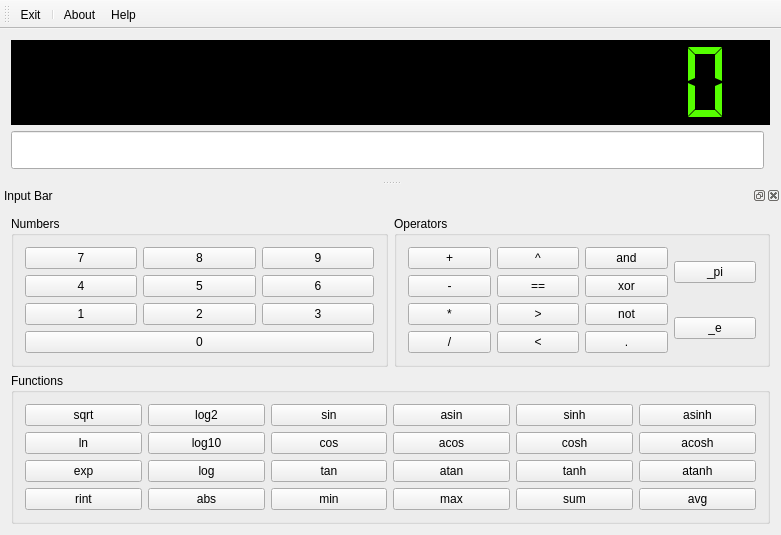
<?xml version="1.0" encoding="UTF-8"?>
<ui version="4.0">
 <class>QMathParser</class>
 <widget class="QMainWindow" name="QMathParser">
  <property name="geometry">
   <rect>
    <x>0</x>
    <y>0</y>
    <width>781</width>
    <height>535</height>
   </rect>
  </property>
  <property name="windowTitle">
   <string>QMathParser</string>
  </property>
  <property name="windowIcon">
   <iconset resource="qmathparser.qrc">
    <normaloff>:/qmp/resource/qmp.png</normaloff>:/qmp/resource/qmp.png</iconset>
  </property>
  <widget class="QWidget" name="centralWidget">
   <layout class="QGridLayout" name="gridLayout">
    <item row="0" column="0" colspan="2">
     <widget class="QLCDNumber" name="lcdres">
      <property name="styleSheet">
       <string notr="true">color: rgb(85, 255, 0);
background-color: rgb(0, 0, 0);</string>
      </property>
      <property name="numDigits">
       <number>16</number>
      </property>
      <property name="segmentStyle">
       <enum>QLCDNumber::Flat</enum>
      </property>
     </widget>
    </item>
    <item row="1" column="0">
     <widget class="QLineEdit" name="textEdit">
      <property name="font">
       <font>
        <family>STIXGeneral</family>
        <pointsize>16</pointsize>
        <italic>true</italic>
       </font>
      </property>
      <property name="text">
       <string/>
      </property>
     </widget>
    </item>
   </layout>
  </widget>
  <widget class="QDockWidget" name="dockWidget_2">
   <property name="windowTitle">
    <string>Input Bar</string>
   </property>
   <attribute name="dockWidgetArea">
    <number>8</number>
   </attribute>
   <widget class="QWidget" name="dockWidgetContents_2">
    <layout class="QGridLayout" name="gridLayout_4">
     <item row="0" column="0">
      <widget class="QGroupBox" name="groupBox_2">
       <property name="title">
        <string>Numbers</string>
       </property>
       <layout class="QGridLayout" name="gridLayout_5">
        <item row="2" column="0">
         <widget class="QPushButton" name="pushButton_35">
          <property name="text">
           <string>1</string>
          </property>
         </widget>
        </item>
        <item row="2" column="1">
         <widget class="QPushButton" name="pushButton_36">
          <property name="text">
           <string>2</string>
          </property>
         </widget>
        </item>
        <item row="1" column="0">
         <widget class="QPushButton" name="pushButton_37">
          <property name="text">
           <string>4</string>
          </property>
         </widget>
        </item>
        <item row="1" column="1">
         <widget class="QPushButton" name="pushButton_38">
          <property name="text">
           <string>5</string>
          </property>
         </widget>
        </item>
        <item row="1" column="2">
         <widget class="QPushButton" name="pushButton_39">
          <property name="text">
           <string>6</string>
          </property>
         </widget>
        </item>
        <item row="2" column="2">
         <widget class="QPushButton" name="pushButton_40">
          <property name="text">
           <string>3</string>
          </property>
         </widget>
        </item>
        <item row="0" column="0">
         <widget class="QPushButton" name="pushButton_41">
          <property name="text">
           <string>7</string>
          </property>
         </widget>
        </item>
        <item row="0" column="1">
         <widget class="QPushButton" name="pushButton_42">
          <property name="text">
           <string>8</string>
          </property>
         </widget>
        </item>
        <item row="0" column="2">
         <widget class="QPushButton" name="pushButton_43">
          <property name="text">
           <string>9</string>
          </property>
         </widget>
        </item>
        <item row="3" column="0" colspan="3">
         <widget class="QPushButton" name="pushButton_44">
          <property name="text">
           <string>0</string>
          </property>
         </widget>
        </item>
       </layout>
      </widget>
     </item>
     <item row="1" column="0" colspan="2">
      <widget class="QGroupBox" name="groupBox">
       <property name="title">
        <string>Functions</string>
       </property>
       <layout class="QGridLayout" name="gridLayout_3">
        <item row="0" column="0">
         <widget class="QPushButton" name="pushButton_27">
          <property name="text">
           <string>sqrt</string>
          </property>
         </widget>
        </item>
        <item row="0" column="1">
         <widget class="QPushButton" name="pushButton_24">
          <property name="text">
           <string>log2</string>
          </property>
         </widget>
        </item>
        <item row="0" column="2">
         <widget class="QPushButton" name="pushButton_12">
          <property name="text">
           <string>sin</string>
          </property>
         </widget>
        </item>
        <item row="0" column="3">
         <widget class="QPushButton" name="pushButton_15">
          <property name="text">
           <string>asin</string>
          </property>
         </widget>
        </item>
        <item row="0" column="4">
         <widget class="QPushButton" name="pushButton_18">
          <property name="text">
           <string>sinh</string>
          </property>
         </widget>
        </item>
        <item row="0" column="5">
         <widget class="QPushButton" name="pushButton_21">
          <property name="text">
           <string>asinh</string>
          </property>
         </widget>
        </item>
        <item row="1" column="0">
         <widget class="QPushButton" name="pushButton_28">
          <property name="text">
           <string>ln</string>
          </property>
         </widget>
        </item>
        <item row="1" column="1">
         <widget class="QPushButton" name="pushButton_25">
          <property name="text">
           <string>log10</string>
          </property>
         </widget>
        </item>
        <item row="1" column="2">
         <widget class="QPushButton" name="pushButton_13">
          <property name="text">
           <string>cos</string>
          </property>
         </widget>
        </item>
        <item row="1" column="3">
         <widget class="QPushButton" name="pushButton_16">
          <property name="text">
           <string>acos</string>
          </property>
         </widget>
        </item>
        <item row="1" column="4">
         <widget class="QPushButton" name="pushButton_19">
          <property name="text">
           <string>cosh</string>
          </property>
         </widget>
        </item>
        <item row="1" column="5">
         <widget class="QPushButton" name="pushButton_22">
          <property name="text">
           <string>acosh</string>
          </property>
         </widget>
        </item>
        <item row="2" column="0">
         <widget class="QPushButton" name="pushButton_29">
          <property name="text">
           <string>exp</string>
          </property>
         </widget>
        </item>
        <item row="2" column="1">
         <widget class="QPushButton" name="pushButton_26">
          <property name="text">
           <string>log</string>
          </property>
         </widget>
        </item>
        <item row="2" column="2">
         <widget class="QPushButton" name="pushButton_14">
          <property name="text">
           <string>tan</string>
          </property>
         </widget>
        </item>
        <item row="2" column="3">
         <widget class="QPushButton" name="pushButton_17">
          <property name="text">
           <string>atan</string>
          </property>
         </widget>
        </item>
        <item row="2" column="4">
         <widget class="QPushButton" name="pushButton_20">
          <property name="text">
           <string>tanh</string>
          </property>
         </widget>
        </item>
        <item row="2" column="5">
         <widget class="QPushButton" name="pushButton_23">
          <property name="text">
           <string>atanh</string>
          </property>
         </widget>
        </item>
        <item row="3" column="0">
         <widget class="QPushButton" name="pushButton_11">
          <property name="text">
           <string>rint</string>
          </property>
         </widget>
        </item>
        <item row="3" column="1">
         <widget class="QPushButton" name="pushButton_30">
          <property name="text">
           <string>abs</string>
          </property>
         </widget>
        </item>
        <item row="3" column="2">
         <widget class="QPushButton" name="pushButton_31">
          <property name="text">
           <string>min</string>
          </property>
         </widget>
        </item>
        <item row="3" column="3">
         <widget class="QPushButton" name="pushButton_32">
          <property name="text">
           <string>max</string>
          </property>
         </widget>
        </item>
        <item row="3" column="4">
         <widget class="QPushButton" name="pushButton_33">
          <property name="text">
           <string>sum</string>
          </property>
         </widget>
        </item>
        <item row="3" column="5">
         <widget class="QPushButton" name="pushButton_34">
          <property name="text">
           <string>avg</string>
          </property>
         </widget>
        </item>
       </layout>
      </widget>
     </item>
     <item row="0" column="1">
      <widget class="QGroupBox" name="groupBox_3">
       <property name="title">
        <string>Operators</string>
       </property>
       <layout class="QGridLayout" name="gridLayout_6">
        <item row="0" column="0">
         <widget class="QPushButton" name="pushButton_45">
          <property name="text">
           <string>+</string>
          </property>
         </widget>
        </item>
        <item row="1" column="0">
         <widget class="QPushButton" name="pushButton_46">
          <property name="text">
           <string>-</string>
          </property>
         </widget>
        </item>
        <item row="2" column="0">
         <widget class="QPushButton" name="pushButton_47">
          <property name="text">
           <string>*</string>
          </property>
         </widget>
        </item>
        <item row="3" column="0">
         <widget class="QPushButton" name="pushButton_48">
          <property name="text">
           <string>/</string>
          </property>
         </widget>
        </item>
        <item row="0" column="1">
         <widget class="QPushButton" name="pushButton_49">
          <property name="text">
           <string>^</string>
          </property>
         </widget>
        </item>
        <item row="1" column="1">
         <widget class="QPushButton" name="pushButton_50">
          <property name="text">
           <string>==</string>
          </property>
         </widget>
        </item>
        <item row="2" column="1">
         <widget class="QPushButton" name="pushButton_51">
          <property name="text">
           <string>&gt;</string>
          </property>
         </widget>
        </item>
        <item row="3" column="1">
         <widget class="QPushButton" name="pushButton_52">
          <property name="text">
           <string>&lt;</string>
          </property>
         </widget>
        </item>
        <item row="0" column="2">
         <widget class="QPushButton" name="pushButton_53">
          <property name="text">
           <string>and</string>
          </property>
         </widget>
        </item>
        <item row="1" column="2">
         <widget class="QPushButton" name="pushButton_54">
          <property name="text">
           <string>xor</string>
          </property>
         </widget>
        </item>
        <item row="2" column="2">
         <widget class="QPushButton" name="pushButton_55">
          <property name="text">
           <string>not</string>
          </property>
         </widget>
        </item>
        <item row="3" column="2">
         <widget class="QPushButton" name="pushButton_56">
          <property name="text">
           <string>.</string>
          </property>
         </widget>
        </item>
        <item row="2" column="3" rowspan="2">
         <widget class="QPushButton" name="pushButton_2">
          <property name="text">
           <string>_e</string>
          </property>
         </widget>
        </item>
        <item row="0" column="3" rowspan="2">
         <widget class="QPushButton" name="pushButton_1">
          <property name="text">
           <string>_pi</string>
          </property>
         </widget>
        </item>
       </layout>
      </widget>
     </item>
    </layout>
   </widget>
  </widget>
  <widget class="QToolBar" name="toolBar">
   <property name="windowTitle">
    <string>toolBar</string>
   </property>
   <attribute name="toolBarArea">
    <enum>TopToolBarArea</enum>
   </attribute>
   <attribute name="toolBarBreak">
    <bool>false</bool>
   </attribute>
   <addaction name="actionExit"/>
   <addaction name="separator"/>
   <addaction name="actionAbout"/>
   <addaction name="actionHelp"/>
  </widget>
  <action name="actionExit">
   <property name="icon">
    <iconset resource="qmathparser.qrc">
     <normaloff>:/qmp/resource/exit.png</normaloff>:/qmp/resource/exit.png</iconset>
   </property>
   <property name="text">
    <string>Exit</string>
   </property>
  </action>
  <action name="actionAbout">
   <property name="icon">
    <iconset resource="qmathparser.qrc">
     <normaloff>:/qmp/resource/about.png</normaloff>:/qmp/resource/about.png</iconset>
   </property>
   <property name="text">
    <string>About</string>
   </property>
  </action>
  <action name="actionHelp">
   <property name="icon">
    <iconset resource="qmathparser.qrc">
     <normaloff>:/qmp/resource/help.png</normaloff>:/qmp/resource/help.png</iconset>
   </property>
   <property name="text">
    <string>Help</string>
   </property>
  </action>
 </widget>
 <layoutdefault spacing="6" margin="11"/>
 <resources>
  <include location="qmathparser.qrc"/>
 </resources>
 <connections/>
</ui>
